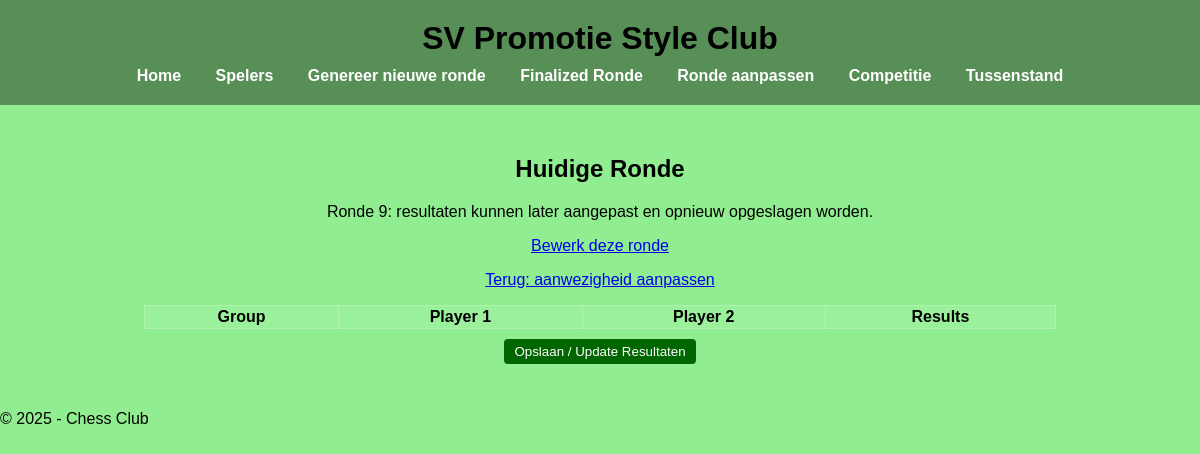
The app's page /finalized_round?round_id=9, older data.
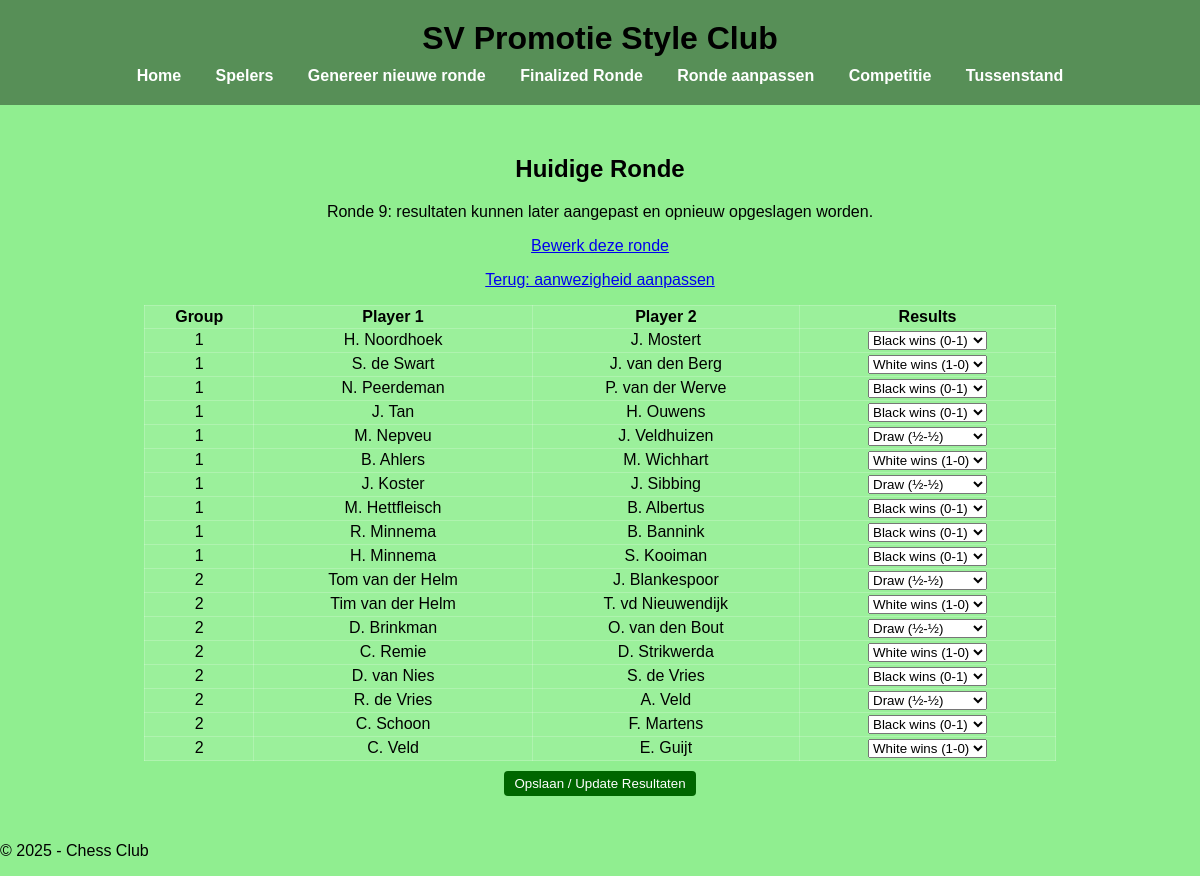
The same page, newer data.
### tables this page shows
CREATE TABLE Pairings(
    Id INTEGER PRIMARY KEY AUTOINCREMENT,
    PlayerId1 text NOT NULL,
    PlayerId2 text NOT NULL,
    RoundId int NOT NULL,
    GroupNumber int NOT NULL,
    ResultsType int,
    Last_Update datetime NOT NULL DEFAULT CURRENT_TIMESTAMP,
    FOREIGN KEY (PlayerId1) REFERENCES Players(Id),
    FOREIGN KEY (PlayerId2) REFERENCES Players(Id),
    FOREIGN KEY (RoundId) REFERENCES Rounds(Id)
);

CREATE TABLE Players(
    Id text PRIMARY KEY,
    Name text NOT NULL,
    GroupNumber int NOT NULL,
    Active boolean NOT NULL,
    Rating int,
    Type text,
    Last_Update datetime NOT NULL DEFAULT CURRENT_TIMESTAMP
);

### app.py (the view)
@app.route("/finalized_round")
def finalize_round():
    selected_round = request.args.get("round_id", type=int)
    if selected_round is None:
        selected_round = get_latest_round_with_pairings()
    if selected_round is None:
        return render_template("finalized-round.html", pairings=[], round_id=None)
    rows = query_db(
        """SELECT b.Name, c.Name, RoundId, a.GroupNumber,a.ResultsType,a.Id FROM Pairings a
           LEFT JOIN Players b ON a.PlayerId1 = b.Id
           LEFT JOIN Players c ON a.PlayerId2 = c.Id
           WHERE a.RoundId = ?
           ORDER BY a.GroupNumber ASC""",
        (selected_round,),
    )
    pairings = [
    {"player1": r[0], "player2": r[1], "round": r[2], "group": r[3],"Result": r[4],"Id": r[5]}
    for r in rows
    ]
    return render_template("finalized-round.html", pairings=pairings, round_id=selected_round)

### app.py (called while the page is built)
def query_db(query, args=(), one=False):
    conn = sqlite3.connect(DATABASE)
    cursor = conn.cursor()
    cursor.execute(query, args)
    rows = cursor.fetchall()
    conn.close()
    return rows if not one else rows[0] if rows else None

### templates/finalized-round.html (shortened to what this page needs)
{% extends "base.html" %}
{% block content %}
  <h2>Huidige Ronde</h2>
  {% if round_id %}
    <p>Ronde {{ round_id }}: resultaten kunnen later aangepast en opnieuw opgeslagen worden.</p>
    <p><a href="/round-editor?round_id={{ round_id }}" class="btn">Bewerk deze ronde</a></p>
  {% endif %}
  <p><a href="/player-overview" class="btn">Terug: aanwezigheid aanpassen</a></p>
  <table id="pairingTable">
    <thead>
      <tr><th>Group</th><th>Player 1</th><th>Player 2</th><th>Results</th></tr>
    </thead>
    <tbody>
      {% for p in pairings %}
      <tr data-pairing-id="{{ p.Id }}">
        <td>{{ p.group }}</td>
        <td>{{ p.player1 }}</td>
        <td>{{ p.player2 }}</td>
        <td>
          <select class="result-select"
                  onchange="submitResult({{ p.Id }}, this.value)">
            <option value="1" {% if p.Result == 1 %}selected{% endif %}>White wins (1-0)</option>
            <option value="2" {% if p.Result == 2 %}selected{% endif %}>Black wins (0-1)</option>
            <option value="3" {% if p.Result == 3 %}selected{% endif %}>Draw (½-½)</option>
          </select>
        </td>
      </tr>
      {% endfor %}
    </tbody>
  </table>
  <form method="POST" action="/save-results">
    <button type="submit" class="btn">Opslaan / Update Resultaten</button>
  </form>
  {% endblock %}

Row changes from the older to the newer data that the page shows:
added Pairings: group "1", player1 "H. Noordhoek", player2 "J. Mostert", Id "Black wins (0-1)"
added Pairings: group "1", player1 "S. de Swart", player2 "J. van den Berg", Id "White wins (1-0)"
added Pairings: group "1", player1 "N. Peerdeman", player2 "P. van der Werve", Id "Black wins (0-1)"
added Pairings: group "1", player1 "J. Tan", player2 "H. Ouwens", Id "Black wins (0-1)"
added Pairings: group "1", player1 "M. Nepveu", player2 "J. Veldhuizen", Id "Draw (½-½)"
added Pairings: group "1", player1 "B. Ahlers", player2 "M. Wichhart", Id "White wins (1-0)"
added Pairings: group "1", player1 "J. Koster", player2 "J. Sibbing", Id "Draw (½-½)"
added Pairings: group "1", player1 "M. Hettfleisch", player2 "B. Albertus", Id "Black wins (0-1)"
added Pairings: group "1", player1 "R. Minnema", player2 "B. Bannink", Id "Black wins (0-1)"
added Pairings: group "1", player1 "H. Minnema", player2 "S. Kooiman", Id "Black wins (0-1)"
added Pairings: group "2", player1 "Tom van der Helm", player2 "J. Blankespoor", Id "Draw (½-½)"
added Pairings: group "2", player1 "Tim van der Helm", player2 "T. vd Nieuwendijk", Id "White wins (1-0)"
added Pairings: group "2", player1 "D. Brinkman", player2 "O. van den Bout", Id "Draw (½-½)"
added Pairings: group "2", player1 "C. Remie", player2 "D. Strikwerda", Id "White wins (1-0)"
added Pairings: group "2", player1 "D. van Nies", player2 "S. de Vries", Id "Black wins (0-1)"
added Pairings: group "2", player1 "R. de Vries", player2 "A. Veld", Id "Draw (½-½)"
added Pairings: group "2", player1 "C. Schoon", player2 "F. Martens", Id "Black wins (0-1)"
added Pairings: group "2", player1 "C. Veld", player2 "E. Guijt", Id "White wins (1-0)"
